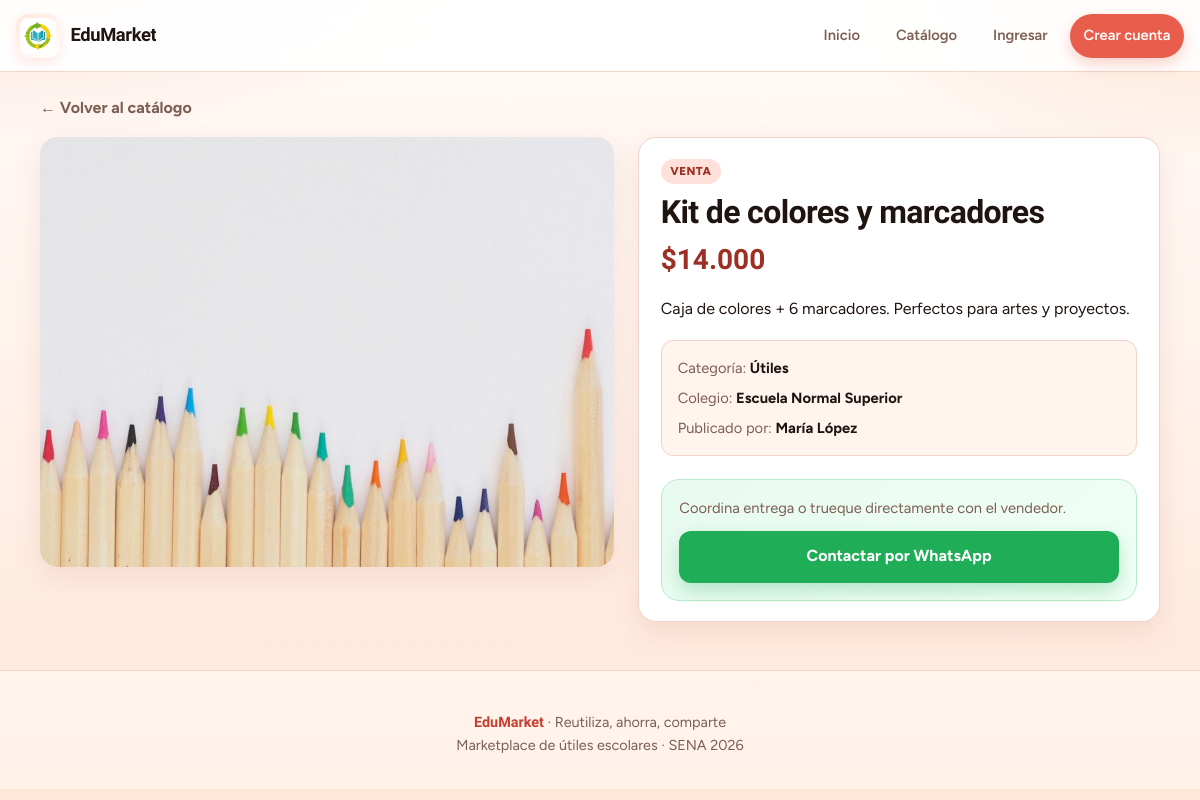
/articulo.php?id=14, run on an earlier commit of the app's database.
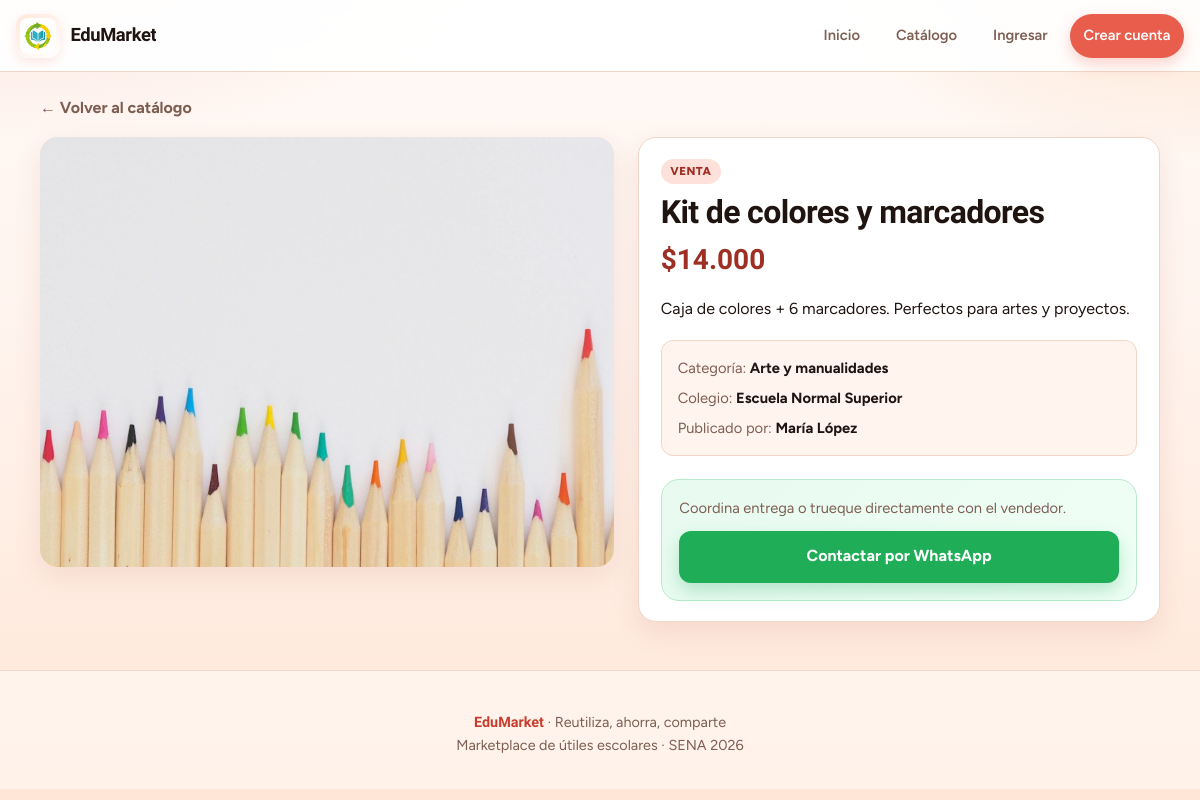
And on a later commit of the database.
### tables this page shows
CREATE TABLE articulo (
  id_articulo INT AUTO_INCREMENT PRIMARY KEY,
  titulo VARCHAR(200) NOT NULL,
  descripcion TEXT,
  precio DECIMAL(10,2) NOT NULL DEFAULT 0.00,
  tipo ENUM('venta','intercambio') NOT NULL DEFAULT 'venta',
  estado ENUM('disponible','entregado') NOT NULL DEFAULT 'disponible',
  telefono_contacto VARCHAR(20) NOT NULL,
  foto_url VARCHAR(255) DEFAULT NULL,
  id_categoria INT NOT NULL,
  id_institucion INT NOT NULL,
  id_usuario INT NOT NULL,
  creado_en TIMESTAMP DEFAULT CURRENT_TIMESTAMP,
  CONSTRAINT fk_articulo_categoria FOREIGN KEY (id_categoria) REFERENCES categoria(id_categoria),
  CONSTRAINT fk_articulo_institucion FOREIGN KEY (id_institucion) REFERENCES institucion(id_institucion),
  CONSTRAINT fk_articulo_usuario FOREIGN KEY (id_usuario) REFERENCES usuario(id_usuario) ON DELETE CASCADE
);

CREATE TABLE categoria (
  id_categoria INT AUTO_INCREMENT PRIMARY KEY,
  nombre VARCHAR(80) NOT NULL UNIQUE
);

CREATE TABLE institucion (
  id_institucion INT AUTO_INCREMENT PRIMARY KEY,
  nombre VARCHAR(150) NOT NULL,
  UNIQUE KEY uq_institucion_nombre (nombre)
);

CREATE TABLE usuario (
  id_usuario INT AUTO_INCREMENT PRIMARY KEY,
  email VARCHAR(150) NOT NULL UNIQUE,
  nombre VARCHAR(120) NOT NULL,
  password_hash VARCHAR(255) NOT NULL,
  telefono VARCHAR(20) DEFAULT NULL,
  es_admin TINYINT(1) NOT NULL DEFAULT 0
);

### includes/funciones.php (called while the page is built, shortened)
<?php
function e($texto) {
    return htmlspecialchars((string)$texto, ENT_QUOTES, "UTF-8");
}
function formatoPesos($n) { return "$" . number_format((float)$n, 0, ",", "."); }
function waLink($telefono, $texto = "") {
    $tel = preg_replace("/\D+/", "", (string)$telefono);
    if ($tel !== "" && strpos($tel, "57") !== 0) $tel = "57" . $tel;
    $url = "https://wa.me/" . $tel;
    if ($texto !== "") $url .= "?text=" . rawurlencode($texto);
    return $url;
}
function fotoArticulo($fotoUrl, $fallbackCat = "") {
    $foto = trim((string)$fotoUrl);
    if ($foto !== "") {
        return $foto;
    }
    $map = [
        "Libros" => "img/libros-1.jpg",
        "Uniformes" => "img/uniforme-1.jpg",
        "Maletas" => "img/maleta-1.jpg",
        "Cartucheras" => "img/cartuchera-2.jpg",
        "Útiles" => "img/utiles-1.jpg",
        "Utiles" => "img/utiles-1.jpg",
        "Cuadernos" => "img/cuadernos-1.jpg",
        "Calzado" => "img/uniforme-1.jpg",
        "Calculadoras" => "img/utiles-1.jpg",
        "Deportes" => "img/sudadera-1.jpg",
        "Arte y manualidades" => "img/utiles-2.jpg",
        "Tecnología" => "img/hero-utiles.jpg",
        "Instrumentos musicales" => "img/hero-utiles.jpg",
        "Accesorios" => "img/cartuchera-1.jpg",
        "Otros" => "img/hero-utiles.jpg",
    ];
    return $map[$fallbackCat] ?? "img/hero-utiles.jpg";
}
function etiquetaTipo($tipo) {
    return $tipo === "intercambio" ? "Intercambio" : "Venta";
}

### articulo.php (the view, shortened to what this page needs)
<?php
require_once __DIR__ . "/includes/conexion.php";
require_once __DIR__ . "/includes/funciones.php";
$id = (int)($_GET["id"] ?? 0);
$st = $mysqli->prepare(
    "SELECT a.*, c.nombre AS categoria, i.nombre AS institucion, u.nombre AS vendedor
     FROM articulo a
     JOIN categoria c ON c.id_categoria = a.id_categoria
     JOIN institucion i ON i.id_institucion = a.id_institucion
     JOIN usuario u ON u.id_usuario = a.id_usuario
     WHERE a.id_articulo = ? AND a.estado = 'disponible'
     LIMIT 1"
);
$st->bind_param("i", $id);
$st->execute();
$a = $st->get_result()->fetch_assoc();
$foto = fotoArticulo($a["foto_url"], $a["categoria"]);
$waTexto = "Hola, vi tu publicación en EduMarket: «{$a['titulo']}». ¿Sigue disponible?";
require __DIR__ . "/includes/header.php";
?>
<main class="contenedor">
  <a class="back-link" href="catalogo.php">← Volver al catálogo</a>
  <div class="detail">
    <div class="detail-media">
      <img src="<?= e($foto) ?>" alt="<?= e($a['titulo']) ?>">
    </div>
    <div class="detail-body panel">
      <span class="badge <?= $a['tipo']==='intercambio'?'intercambio':'' ?>"><?= e(etiquetaTipo($a['tipo'])) ?></span>
      <h1><?= e($a["titulo"]) ?></h1>
      <p class="detail-price">
        <?= $a["tipo"] === "intercambio" ? "Intercambio" : formatoPesos($a["precio"]) ?>
      </p>
      <p><?= nl2br(e($a["descripcion"] ?? "")) ?></p>
      <div class="detail-meta">
        <p class="muted">Categoría: <strong><?= e($a["categoria"]) ?></strong></p>
        <p class="muted">Colegio: <strong><?= e($a["institucion"]) ?></strong></p>
        <p class="muted">Publicado por: <strong><?= e($a["vendedor"]) ?></strong></p>
      </div>
      <div class="wa-block">
        <p>Coordina entrega o trueque directamente con el vendedor.</p>
        <a class="btn btn-wa btn-lg full" target="_blank" rel="noopener"
           href="<?= e(waLink($a['telefono_contacto'], $waTexto)) ?>">
          Contactar por WhatsApp
        </a>
      </div>
    </div>
  </div>
</main>
<?php require __DIR__ . "/includes/footer.php"; ?>

What changed in the data, as far as the page shows it:
changed articulo "Kit de colores y marcadores": id_categoria.nombre "Útiles" → "Arte y manualidades"
